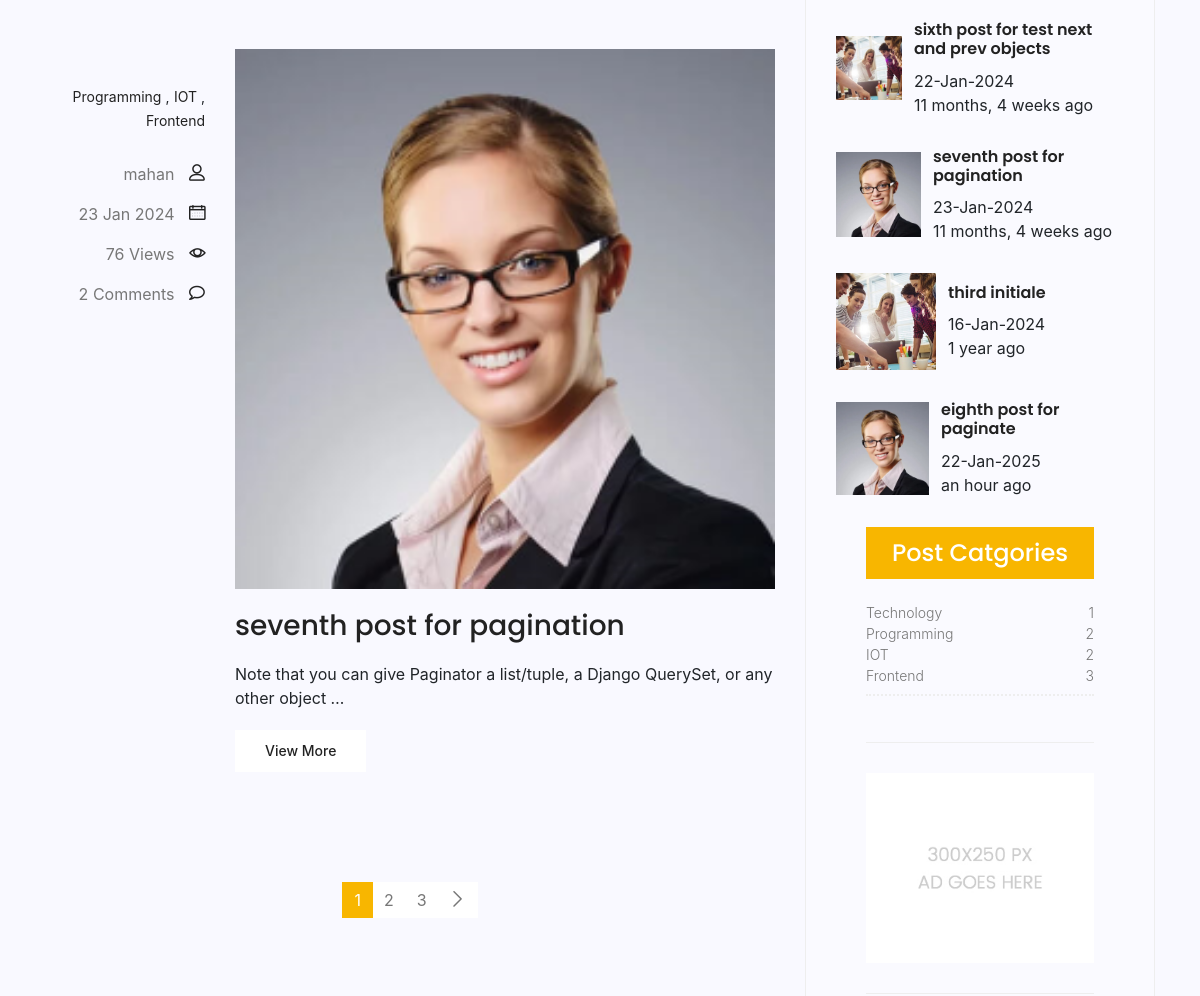
The page /blog_app/ (middle part) on the database as committed earlier.
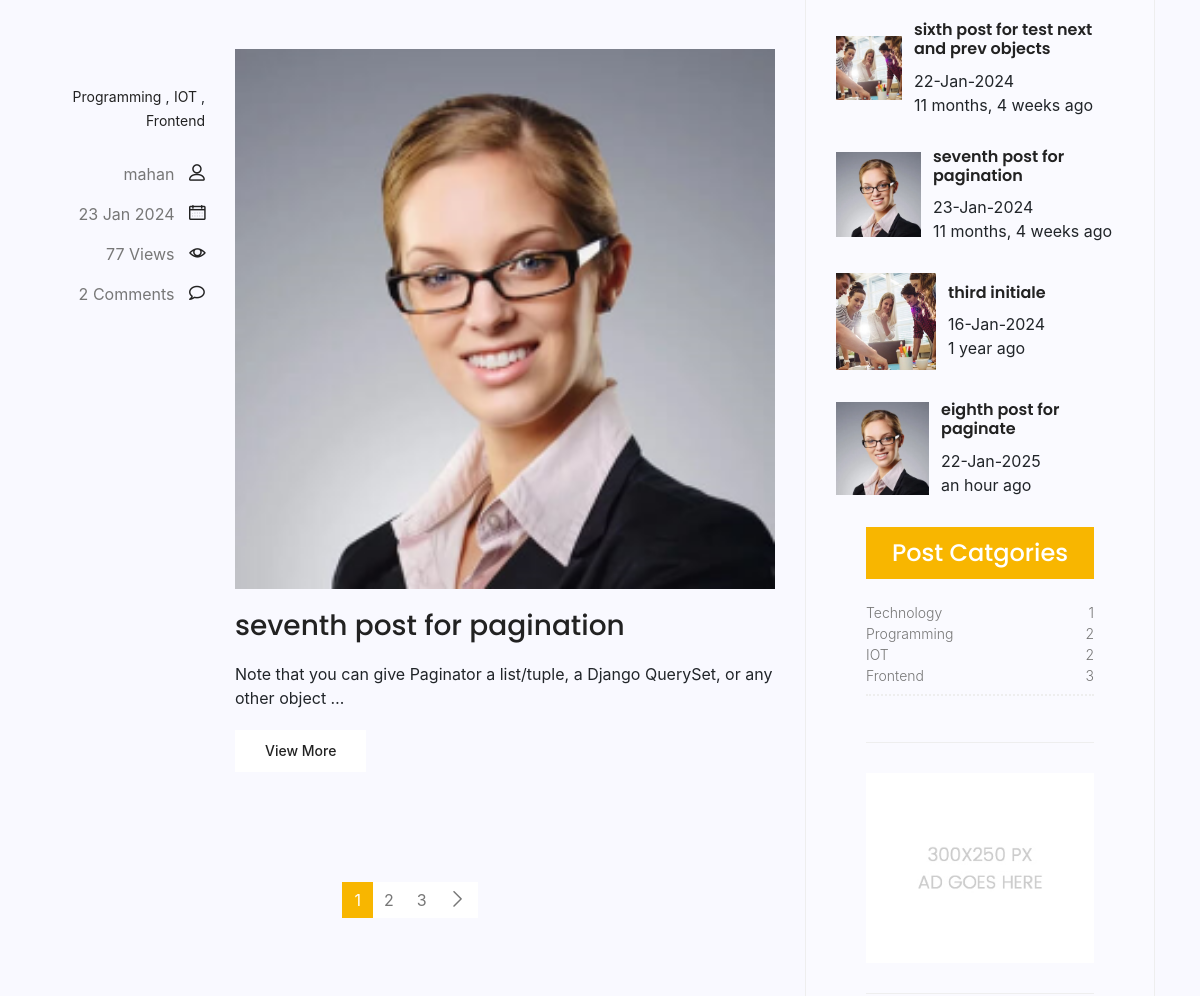
The same page on the database as committed later.
### blog_app/models.py (models this page shows, shortened)
class Category(models.Model):
    name = models.CharField(max_length=30)
    def __str__(self):
        return self.name

class Post(models.Model):
    image = models.ImageField(upload_to='app_image/', default='default.png')
    author = models.ForeignKey(User, on_delete=models.SET_NULL, null=True)
    title = models.CharField(max_length=100)
    content = models.TextField()
    tags = TaggableManager()
    counted_views = models.PositiveIntegerField(default=0)
    status = models.BooleanField(default=False)
    login_needed = models.BooleanField(default=False)
    published_date = models.DateTimeField(null=True)
    created_date = models.DateTimeField(auto_now_add=True)
    updated_date = models.DateTimeField(auto_now=True)
    category_list = models.ManyToManyField(Category)
    class Meta:
        ordering = ['-created_date']
        verbose_name = 'پست'
        verbose_name_plural = 'پست ها'
    def __str__(self):
        return self.title

### blog_app/views.py (the view)
# urls.py: path('', home_view, name='home_blog'),
def home_view(request, **kwargs):
    filter_post = Post.objects.filter(published_date__lt=timezone.now(), status=1)
    if kwargs.get('cat_name') != None:
        filter_post = filter_post.filter(category_list__name=kwargs['cat_name'])
    if kwargs.get('author_username') != None:
        filter_post = filter_post.filter(author__username=kwargs['author_username'])
    if kwargs.get('tag_name') != None:
        filter_post = filter_post.filter(tags__name__in=[kwargs['tag_name']])
    page_init = Paginator(filter_post, 2)  # creating a paginator object, Show  ... posts per page
    page_number = request.GET.get('page')
    try:
        filter_post = page_init.get_page(page_number)
        print(filter_post.object_list)
    except PageNotAnInteger:
        filter_post = page_init.page(1)
    except EmptyPage:
        filter_post = page_init.page(page_init.num_pages)
    context = {'filter_post': filter_post}
    return render(request, 'blog_items/blog-home.html', context)

### blog_app/templatetags/blog_tags.py (called while the page is built)
@register.simple_tag(name='comments_count')
def show_comments_count(pid):
    return Comment.objects.filter(intended_post=pid, approved=True).count()

@register.inclusion_tag('blog_items/blog-latest-post.html')
def most_visited_posts(arg=3):
    post_obj = Post.objects.filter(published_date__lt=timezone.now(), status=1).order_by('-counted_views')[:arg]
    return {'post_obj': post_obj}

@register.inclusion_tag('blog_items/blog-post-categories.html')
def cat_of_posts():
    post_obj = Post.objects.filter(published_date__lt=timezone.now(), status=1)
    category_obj = Category.objects.all()
    cat_dict = {}
    for cat_name in category_obj:
        cat_dict[cat_name] = post_obj.filter(category_list=cat_name).count()
    return {'cat_dict': cat_dict}

### templates/blog_items/blog-home.html (shortened to what this page needs)
{% extends 'base.html' %}
{% block content %}
{% load static %}
{% load blog_tags %}
          <section class="post-content-area">
             <div class="container">
                <div class="row">
                   <div class="col-lg-8 posts-list">
                      {% for item in filter_post %}
                      <div class="single-post row">
                         <div class="col-lg-3  col-md-3 meta-details">
                            <ul class="tags">
                               {% for cat in item.category_list.all %}
                               <li><a href="{% url 'blog_show:category_blog' cat_name=cat.name %}">{{cat.name}}</a> {% if not forloop.last %} , {% endif %}</li>
                               {% endfor%}
                            </ul>
                            <div class="user-details row">
                               <p class="user-name col-lg-12 col-md-12 col-6"><a href="{% url 'blog_show:author_pubs' author_username=item.author.username %}">{{item.author}}</a> <span class="lnr lnr-user"></span></p>
                               <p class="date col-lg-12 col-md-12 col-6"><a>{{item.published_date|date:"d M Y"}}</a> <span class="lnr lnr-calendar-full"></span></p>
                               <p class="view col-lg-12 col-md-12 col-6"><a href="#">{{item.counted_views}} Views</a> <span class="lnr lnr-eye"></span></p>
                               <p class="comments col-lg-12 col-md-12 col-6"><a href="#">{% comments_count item.id %} Comments</a> <span class="lnr lnr-bubble"></span></p>
                            </div>
                         </div>
                         <div class="col-lg-9 col-md-9 ">
                            <div class="feature-img">
                               <img class="img-fluid" src=" {{item.image.url}}" alt="">
                            </div>
                            <a class="posts-title" href="{% url 'blog_show:single_blog' pid=item.id %}"><h3>{{item.title}}</h3></a>
                            <p class="excert">
                               {{item.content|truncatewords:15}}
                            </p>
                            <a href="{% url 'blog_show:single_blog' pid=item.id %}" class="primary-btn">View More</a>
                         </div>
                      </div>
                      {% endfor %}
                           <nav class="blog-pagination justify-content-center d-flex">
                               <ul class="pagination">
                               {% for i in filter_post.paginator.page_range %}
                                   {% if filter_post.number == i %}
                                            <li class="page-item active"><a href="?page={{i}}" class="page-link">{{i}}</a></li>
                                   {% else %}
                                            <li class="page-item"><a href="?page={{i}}" class="page-link">{{i}}</a></li>
                                   {% endif %}
                               {% endfor %}
                                   {% if filter_post.has_next %}
                                   <li class="page-item">
                                       <a href="?page={{filter_post.next_page_number }}" class="page-link" aria-label="Next">
                                           <span aria-hidden="true">
                                               <span class="lnr lnr-chevron-right">{{item.title}}</span>
                                           </span>
                                       </a>
                                   </li>
                              {% endif %}
                               </ul>
                           </nav>
                   </div>
                   <div class="col-lg-4 sidebar-widgets">
                     <div class="widget-wrap">
                            {% most_visited_posts 4 %}
                     </div>
                            {% cat_of_posts %}
                         <div class="single-sidebar-widget ads-widget">
                            <a href="#"><img class="img-fluid" src=" {% static 'img/blog/ads-banner.jpg' %}" alt=""></a>
                         </div>
                      </div>
                   </div>
                </div>
             </div>
          </section>
{% endblock %}

### templates/base.html (shortened to what this page needs)
{% load static %}
<!DOCTYPE html>
	<html lang="zxx" class="no-js">
	<head>
			<link rel="stylesheet" href="{% static 'css/linearicons.css' %}">
			<link rel="stylesheet" href="{% static 'css/font-awesome.min.css' %}">
			<link rel="stylesheet" href="{% static 'css/bootstrap.css' %}">
			<link rel="stylesheet" href="{% static 'css/magnific-popup.css' %}">
			<link rel="stylesheet" href="{% static 'css/jquery-ui.css' %}">
			<link rel="stylesheet" href="{% static 'css/nice-select.css' %}">
			<link rel="stylesheet" href="{% static 'css/animate.min.css' %}">
			<link rel="stylesheet" href="{% static 'css/owl.carousel.css' %}">
			<link rel="stylesheet" href="{% static 'css/main.css' %}">
		</head>
		<body>
      <link rel="stylesheet" href="https://stackpath.bootstrapcdn.com/bootstrap/4.5.0/css/bootstrap.min.css">
    </head>
    <body>
            {% block content %}{% endblock %}
		</body>
	</html>

### templates/blog_items/blog-writer.html (shortened to what this page needs)
{% load static %}

### templates/blog_items/blog-latest-post.html (shortened to what this page needs)
{% load humanize %}
{% load static %}
<div class="single-sidebar-widget popular-post-widget">
                                    {% for obj in post_obj %}
									<div class="popular-post-list">
										<div class="single-post-list d-flex flex-row align-items-center">
											<div class="thumb">
												<img class="img-fluid" src=" {{obj.image.url}}" alt="">
											</div>
											<div class="details">
												<a href="{% url 'blog_show:single_blog' pid=obj.id %}"><h6>{{obj.title}}</h6></a>
												<p>{{obj.published_date|date:"d-M-Y"}}</p>
												<p>{{obj.published_date|naturaltime}}</p>
											</div>
										</div>
									{% endfor %}
									</div>
								</div>

### templates/blog_items/blog-post-categories.html
{% load blog_tags %}
                               <div class="single-sidebar-widget post-category-widget">
									<h4 class="category-title">Post Catgories</h4>
									<ul class="cat-list">
										<li>
											{% for key,value in cat_dict.items %}
											<a href="{% url 'blog_show:category_blog' cat_name=key %}" class="d-flex justify-content-between">
												<p>{{key}}</p>
												<p>{{value}}</p>
											{% endfor %}
											</a>
										</li>
									</ul>
								</div>

Rows that differ between the two databases and show on the page:
changed Post "seventh post for pagination": counted_views "76" → "77"
